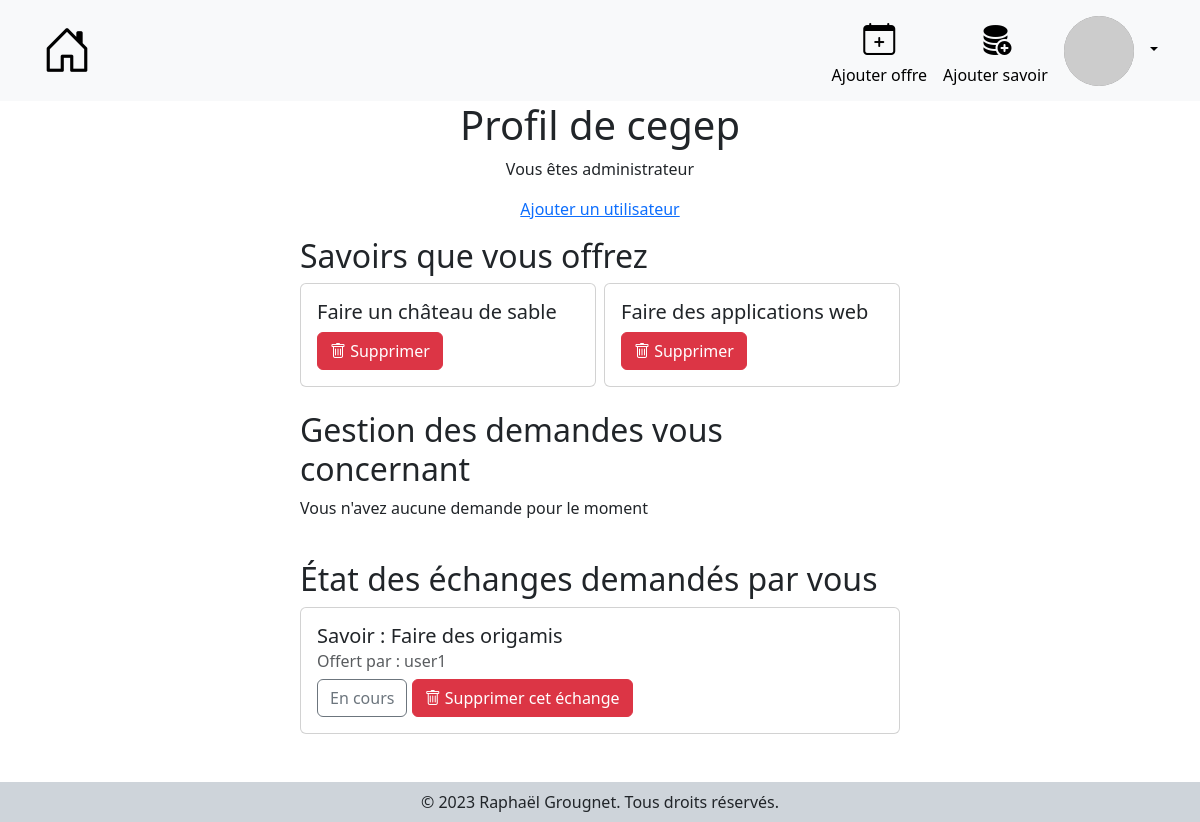
The page /profil/ (signed in) on the database its author committed.
### rers/models.py (models this page shows, shortened)
class User(AbstractUser):
    pass

class Offre(models.Model):
    created_at = models.DateTimeField(auto_now_add=True, auto_now=False)
    id_user = models.ForeignKey(User, on_delete=models.CASCADE)
    id_savoir = models.ForeignKey(Savoir, on_delete=models.CASCADE)

class Savoir(models.Model):
    created_at = models.DateTimeField(auto_now_add=True, auto_now=False)
    nom = models.CharField(max_length=200)
    description = models.TextField()

class Echange(models.Model):
    demande_by = models.ForeignKey(User, on_delete=models.CASCADE)
    id_offre = models.ForeignKey(Offre, on_delete=models.CASCADE)
    date = models.DateTimeField(auto_now_add=True, auto_now=False)
    CHOICES = ((0, 'En demande'), (1, 'En cours'), (2, 'Terminé'), (3, 'Annulé'))
    status = models.IntegerField(choices=CHOICES, default=0)

### rers/views.py (the view)
# urls.py: path('profil/', views.profil, name='profil'),
def profil(request):
    utilisateur = request.user
    if not utilisateur.is_authenticated:
        messages.add_message(request, messages.INFO , "Vous devez être connecté pour accéder à votre profil.")
        return redirect('login')
    try:
        savoirs_offerts = Offre.objects.filter(id_user=utilisateur.id)
        demandes_recues = Echange.objects.filter(id_offre__id_user=utilisateur.id)
        demandes_envoyees = Echange.objects.filter(demande_by=utilisateur.id)
    except Offre.DoesNotExist:
        savoirs_offerts = None
    except Echange.DoesNotExist:
        demandes_recues = None
        demandes_envoyees = None
    return render(request, 'rers/profil.html', {'savoirs_offerts': savoirs_offerts, 'demandes_recues': demandes_recues, 'demandes_envoyees': demandes_envoyees, 'STATUS': STATUS})

### rers/templates/rers/profil.html
{% extends "rers/base.html" %}
{% block content %}
<div class="d-flex flex-column justify-content-center align-items-center">
    <div class="text-center">
        <h1>Profil de {{ user.username }}</h1>
        {% if user.is_superuser %}
        <p>Vous êtes administrateur</p>
        <p><a href="{% url 'add_user' %}">Ajouter un utilisateur</a></p>
        {% endif %}
    </div>
    <div class="w-50">
        <h2>Savoirs que vous offrez</h2>
        <div class="row g-2">
            {% for savoir in savoirs_offerts %}
            <div class="col-6">
                <div class="card">
                    <div class="card-body">
                        <h5 class="card-title">{{ savoir.id_savoir.nom }}</h5>
                        <button class="btn btn-danger btnSupprOffre" data-id="{{savoir.id}}"><i class="bi bi-trash"></i> Supprimer</button>
                    </div>
                </div>
            </div>
            {% empty %}
            <p>Vous n'offrez aucun savoir pour le moment</p>
            {% endfor %}
        </div>
    </div>
    <div class="w-50 mt-4">
        <h2>Gestion des demandes vous concernant</h2>
        {% for demande in demandes_recues %}
        <div class="card">
            <div class="card-body">
                <h5 class="card-title">Savoir : {{ demande.id_offre.id_savoir.nom }}</h5>
                <h6 class="card-subtitle mb-2 text-muted">Demandé par : {{ demande.demande_by.username }}</h6>
                <h6 class="card-subtitle mb-2 text-muted">Status: {{ demande.get_status_display }}</h6>
                <label for="status">Changer de status:</label>
                <div class="d-flex justify-content-between align-items-end">
                    <form method="post" class="d-flex" action="{% url 'modify_status_offer' demande.id %}">
                        {% csrf_token %}
                        <select name="status" id="status" class="form-select me-2">
                            {% for valeur,status in STATUS.items %}
                                <option value="{{ valeur }}" {% if demande.status == valeur %} selected {% endif %}>{{ status }}</option>
                            {% endfor %}
                        </select>
                        <button type="submit" class="btn btn-primary"><i
                                class="bi bi-check-circle"></i></button>
                    </form>
                    <small class="card-subtitle mb-2 text-muted text-center " style="white-space: nowrap;">{{ demande.date }}</small>
                </div>
            </div>
        </div>
        {% empty %}
        <p>Vous n'avez aucune demande pour le moment</p>
        {% endfor %}
    </div>
    <div class="w-50 mt-4">
        <h2>État des échanges demandés par vous</h2>
        {% for echange in demandes_envoyees %}
        <div class="card">
            <div class="card-body">
                <h5 class="card-title">Savoir : {{ echange.id_offre.id_savoir.nom }}</h5>
                <h6 class="card-subtitle mb-2 text-muted">Offert par : {{ echange.id_offre.id_user.username }}</h6>
                <div>
                    <p class="btn btn-outline-secondary m-0">{{ echange.get_status_display }}</p>
                    <a href="{% url 'delete_ask' echange.id %}" class="btn btn-danger">
                        <i class="bi bi-trash"></i> Supprimer cet échange
                    </a>
                </div>
            </div>
        </div>
        {% empty %}
        <p>Vous n'avez demandé aucun échange pour le moment</p>
        {% endfor %}
    </div>
</div>
{% endblock %}

### rows shown on the page
User: username "cegep"
Offre: id_savoir.nom "Faire un château de sable"
Offre: id_savoir.nom "Faire des applications web"
Echange: id_offre.id_savoir.nom "Faire des origamis", id_offre.id_user.username "user1", status "En cours"
